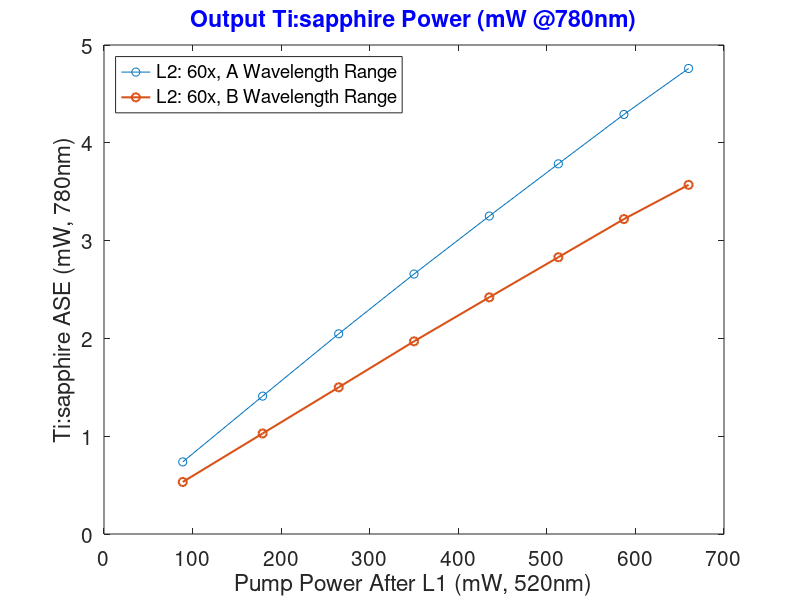
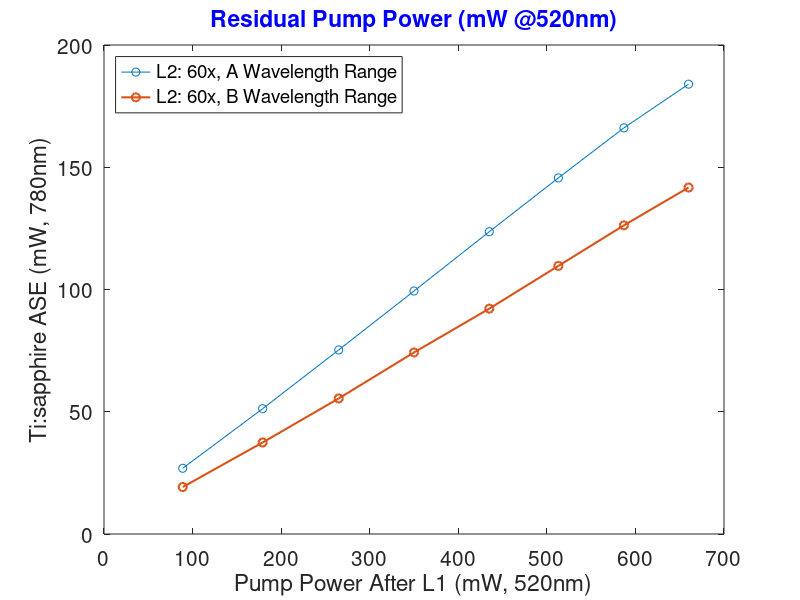

Source code (MATLAB) for these figures, in order:
clear all
cd('D:\AMO\160926_TiSa LS Development\161006_Data Figures');
Current=[0.3
0.4
0.5
0.6
0.7
0.8
0.9
1
]';

Green=[88.9
179.1
265
350
435
513
587
660
];

Power_A=[0.737
1.41
2.047
2.658
3.251
3.785
4.29
4.76
];

Power_B=[0.532
1.028
1.5
1.97
2.42
2.83
3.22
3.57
];


Res_A=[26.8838619
51.244767
75.2837589
99.3784246
123.6446337
145.6431795
166.107823
183.987412
];

Res_B=[19.2098284
37.4327436
55.44105
74.251639
92.174054
109.650121
126.238014
141.714559
];


figure('Position', [100, 100, 800, 500]);
plot(Green,Power_A,'-o',Green,Power_B,'-o','LineWidth',1.5);
xlabel('Pump Power After L1 (mW, 520nm)','fontsize',15);
ylabel('Ti:sapphire ASE (mW, 780nm)','fontsize',15);
legend('L2: 60x, A Wavelength Range','L2: 60x, B Wavelength Range','Location','NorthWest')
title('Output Ti:sapphire Power (mW @780nm)','fontsize',15,'color','b')
set(gca,'fontsize',15)


figure('Position', [100, 100, 800, 500]);
plot(Green,Res_A,'-o',Green,Res_B,'-o','LineWidth',1.5);
xlabel('Pump Power After L1 (mW, 520nm)','fontsize',15);
ylabel('Ti:sapphire ASE (mW, 780nm)','fontsize',15);
legend('L2: 60x, A Wavelength Range','L2: 60x, B Wavelength Range','Location','NorthWest')
title('Residual Pump Power (mW @520nm)','fontsize',15,'color','b')
set(gca,'fontsize',15)